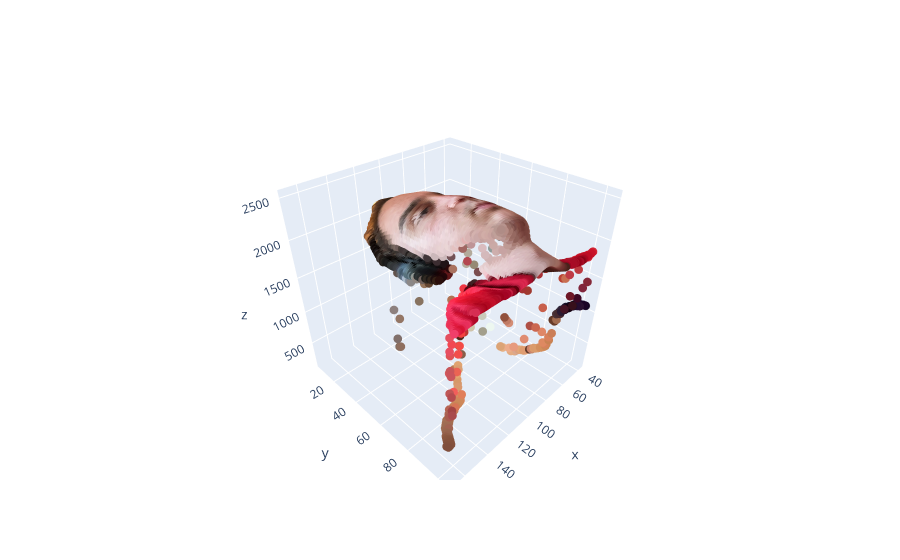

Notebook cell for this chart:
### Code cell
# now we show the 3d point cloud using plotl
xx, yy = np.meshgrid(np.arange(person_mask.shape[1]), np.arange(person_mask.shape[0]))
xx = xx[person_mask == 1]
yy = yy[person_mask == 1]
zz = output[person_mask == 1]

marker_data = go.Scatter3d(
    x=xx.flatten(),
    y=yy.flatten(),
    z=zz.flatten(),
    marker=go.scatter3d.Marker(size=3),
    mode='markers',
    marker_color=img[person_mask == 1].reshape(-1, 3) / 255
)
fig=go.Figure(data=marker_data)
fig.show()

### Figure 1 — Plotly figure (JSON) as saved in the notebook; plotly's stock layout.template omitted (floating-point values rounded to 4 significant figures; data arrays with more than 128 entries replaced by an {"elided": "..."} marker saying what was removed)
{"data": [{"marker": {"color": {"elided": "6845x3 float values"}, "size": 3}, "mode": "markers", "x": {"elided": "6845 int values"}, "y": {"elided": "6845 int values"}, "z": {"elided": "6845 float values"}, "type": "scatter3d"}], "layout": {}}
